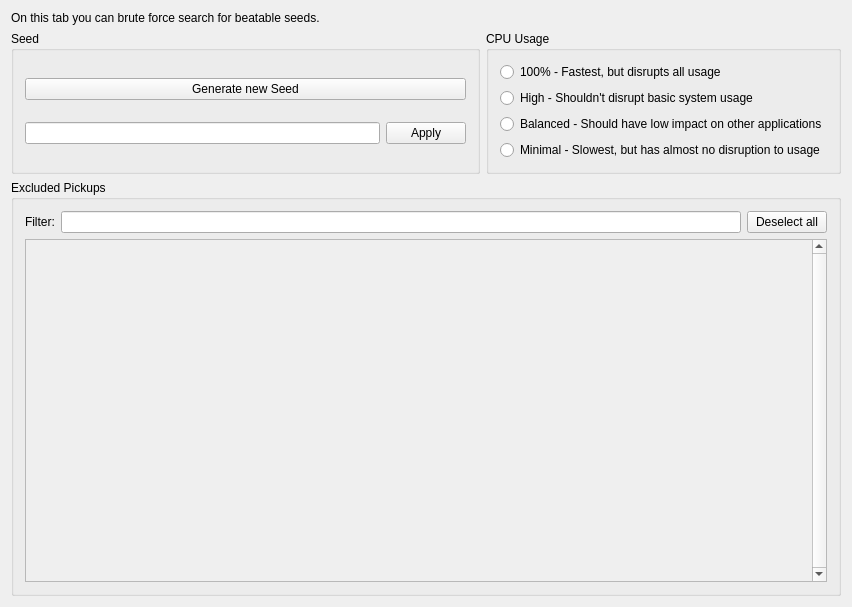
<?xml version="1.0" encoding="UTF-8"?>
<ui version="4.0">
 <class>ManageGameWindow</class>
 <widget class="QMainWindow" name="ManageGameWindow">
  <property name="geometry">
   <rect>
    <x>0</x>
    <y>0</y>
    <width>852</width>
    <height>607</height>
   </rect>
  </property>
  <property name="windowTitle">
   <string>Hello, world!</string>
  </property>
  <widget class="QWidget" name="centralWidget">
   <property name="maximumSize">
    <size>
     <width>16777215</width>
     <height>16777215</height>
    </size>
   </property>
   <layout class="QGridLayout" name="gridLayout">
    <item row="4" column="0" colspan="2">
     <widget class="QGroupBox" name="excludedPickupsBox">
      <property name="title">
       <string>Excluded Pickups</string>
      </property>
      <layout class="QGridLayout" name="gridLayout_4">
       <item row="1" column="1">
        <widget class="QLineEdit" name="filterPickupsEdit">
         <property name="statusTip">
          <string/>
         </property>
         <property name="inputMethodHints">
          <set>Qt::ImhNone</set>
         </property>
        </widget>
       </item>
       <item row="1" column="2">
        <widget class="QPushButton" name="clearExcludedPickups">
         <property name="text">
          <string>Deselect all</string>
         </property>
        </widget>
       </item>
       <item row="1" column="0">
        <widget class="QLabel" name="label_3">
         <property name="toolTip">
          <string>Enter text to the right to filter the list below</string>
         </property>
         <property name="text">
          <string>Filter:</string>
         </property>
        </widget>
       </item>
       <item row="3" column="0" colspan="3">
        <widget class="QScrollArea" name="excludedItemsScrollArea">
         <property name="verticalScrollBarPolicy">
          <enum>Qt::ScrollBarAlwaysOn</enum>
         </property>
         <property name="sizeAdjustPolicy">
          <enum>QAbstractScrollArea::AdjustToContents</enum>
         </property>
         <property name="widgetResizable">
          <bool>true</bool>
         </property>
         <property name="alignment">
          <set>Qt::AlignLeading|Qt::AlignLeft|Qt::AlignTop</set>
         </property>
         <widget class="QWidget" name="excludedItemsContents">
          <property name="geometry">
           <rect>
            <x>0</x>
            <y>0</y>
            <width>794</width>
            <height>332</height>
           </rect>
          </property>
          <layout class="QVBoxLayout" name="verticalLayout_2">
           <item>
            <layout class="QVBoxLayout" name="excludedItemsContentLayout"/>
           </item>
          </layout>
         </widget>
        </widget>
       </item>
      </layout>
     </widget>
    </item>
    <item row="1" column="1" rowspan="2">
     <widget class="QGroupBox" name="cpuUsageBox">
      <property name="toolTip">
       <string>&lt;html&gt;&lt;head/&gt;&lt;body&gt;&lt;p&gt;Configure how many CPU cores the generation will use.&lt;/p&gt;&lt;p&gt;Certain options may be disabled based on the CPU count of your system.&lt;/p&gt;&lt;/body&gt;&lt;/html&gt;</string>
      </property>
      <property name="title">
       <string>CPU Usage</string>
      </property>
      <layout class="QVBoxLayout" name="verticalLayout">
       <item>
        <widget class="QRadioButton" name="maxUsageRadio">
         <property name="text">
          <string>100% - Fastest, but disrupts all usage</string>
         </property>
        </widget>
       </item>
       <item>
        <widget class="QRadioButton" name="highUsageRadio">
         <property name="text">
          <string>High - Shouldn't disrupt basic system usage</string>
         </property>
        </widget>
       </item>
       <item>
        <widget class="QRadioButton" name="balancedUsageRadio">
         <property name="text">
          <string>Balanced - Should have low impact on other applications</string>
         </property>
        </widget>
       </item>
       <item>
        <widget class="QRadioButton" name="minialUsageRadio">
         <property name="text">
          <string>Minimal - Slowest, but has almost no disruption to usage</string>
         </property>
        </widget>
       </item>
      </layout>
     </widget>
    </item>
    <item row="1" column="0" rowspan="2">
     <widget class="QGroupBox" name="seedBox">
      <property name="title">
       <string>Seed</string>
      </property>
      <layout class="QGridLayout" name="gridLayout_5">
       <item row="2" column="1">
        <widget class="QLineEdit" name="currentSeedEdit">
         <property name="maximumSize">
          <size>
           <width>16777215</width>
           <height>16777215</height>
          </size>
         </property>
         <property name="inputMethodHints">
          <set>Qt::ImhDigitsOnly|Qt::ImhPreferNumbers</set>
         </property>
        </widget>
       </item>
       <item row="2" column="2">
        <widget class="QPushButton" name="applySeedButton">
         <property name="text">
          <string>Apply</string>
         </property>
        </widget>
       </item>
       <item row="1" column="1" colspan="2">
        <widget class="QPushButton" name="generateSeedButton">
         <property name="text">
          <string>Generate new Seed</string>
         </property>
        </widget>
       </item>
      </layout>
     </widget>
    </item>
    <item row="0" column="0" colspan="2">
     <widget class="QLabel" name="label">
      <property name="text">
       <string>&lt;html&gt;&lt;head/&gt;&lt;body&gt;&lt;p&gt;On this tab you can brute force search for beatable seeds.&lt;/p&gt;&lt;/body&gt;&lt;/html&gt;</string>
      </property>
     </widget>
    </item>
   </layout>
  </widget>
  <widget class="QMenuBar" name="menuBar">
   <property name="geometry">
    <rect>
     <x>0</x>
     <y>0</y>
     <width>852</width>
     <height>21</height>
    </rect>
   </property>
  </widget>
 </widget>
 <layoutdefault spacing="6" margin="11"/>
 <resources/>
 <connections/>
</ui>
